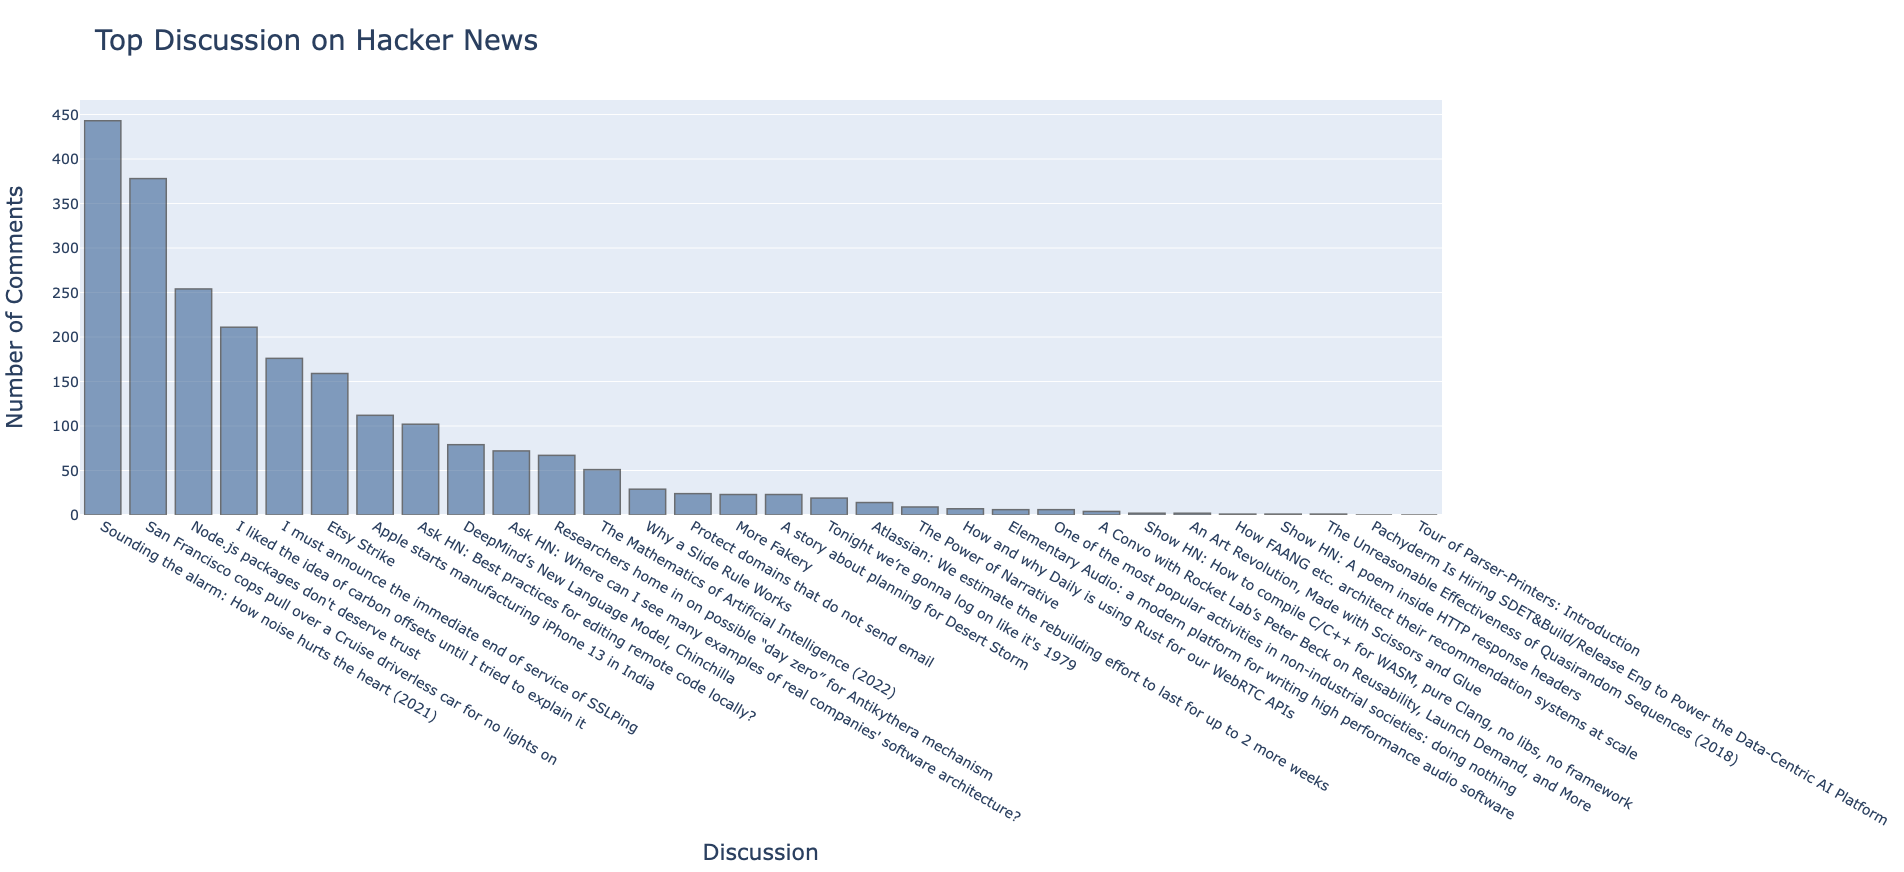

Python code for this plot:
from operator import itemgetter

import requests

from plotly.graph_objs import Bar
from plotly import offline 

# Make an API call and store the reponse
url = 'https://hacker-news.firebaseio.com/v0/topstories.json'
r = requests.get(url)
print(f"Status code: {r.status_code}")

# Process information about each submission
submission_ids = r.json()		
submission_dicts = []
for submission_id in submission_ids[:30]:
	
	# Make a separate API call for each submission
	url = f"https://hacker-news.firebaseio.com/v0/item/{submission_id}.json"
	r = requests.get(url)
	print(f"id: {submission_id}\tstatus: {r.status_code}")
	response_dict = r.json()								

	# Build a dictionary for each article
	submission_dict = {
		'title': response_dict['title'],
		'hn_link': f"https://news.ycombinator.com/item?id={submission_id}",
		'comments': response_dict.get('descendants', 0)
	}
	submission_dicts.append(submission_dict)			

submission_dicts = sorted(submission_dicts, key=itemgetter('comments'),
	 reverse=True)

for submission_dict in submission_dicts:
	print(f"\nTitle: {submission_dict['title']}")
	print(f"Discussion link: {submission_dict['hn_link']}")
	print(f"Comments: {submission_dict['comments']}")


discussions, comments, links = [], [], []
for item in submission_dicts:

	discussion = item['title']
	num_comments = item['comments']

	link_url = item['hn_link']
	link = f"<a href='{link_url}'>{discussion}</a>"

	discussions.append(discussion)
	comments.append(num_comments)
	links.append(link)


# Visualize

data = [{
	'type': 'bar',
	'x': links,
	'y': comments,
	'marker': {
		'color': 'rgb(60,100,150)',
		'line': {'width': 1.5, 'color': 'rgb(25,25,25)'},
	},
	'opacity': 0.6,
}]

my_layout = {
	'title': 'Top Discussion on Hacker News',
	'titlefont': {'size': 28},
	'xaxis': {
		'title': 'Discussion',
		'titlefont': {'size': 22},
		'tickfont': {'size': 14},
		},
	'yaxis': {
		'title': 'Number of Comments',
		'titlefont': {'size': 22},
		'tickfont': {'size': 14},
		},
}

fig = {'data': data, 'layout': my_layout}
offline.plot(fig, filename='hn_discussions.html')
